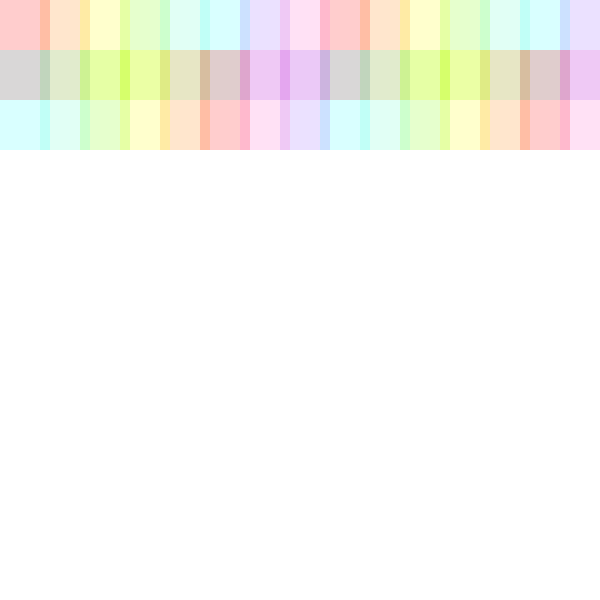
Frame 1 (no input)
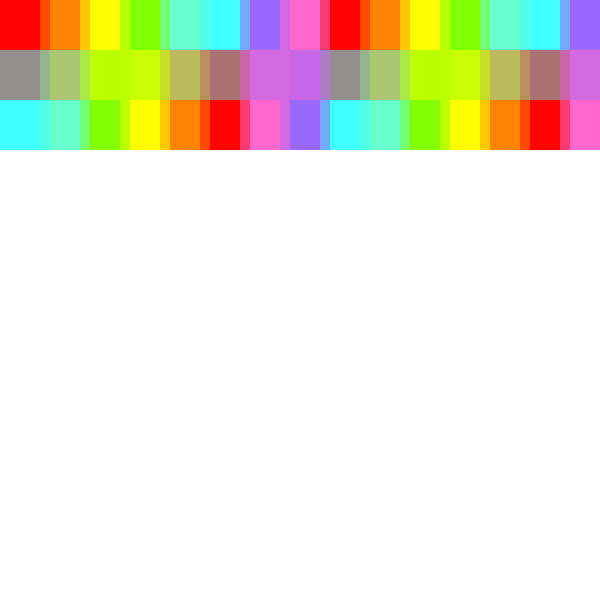
Frame 60 (the mouse pressed at the canvas centre just before this capture)
Frame 120 (the mouse held since frame 60 and released just before this capture): identical to frame 60, image omitted

The Processing sketch that drew these frames (run headless with seeded random() and noise(); from frame 60 on, the mouse is pressed at the canvas centre):

// Processing sketch: processing_71970
// ── processing_71970.pde

void setup () {
  size (600,600);
background(255,255,255);
}
void draw() {
  noStroke ();
  //odd lines
    //red
    fill (255,0,0,50);
    rect(0,0,50,100);
  
    fill (255,0,0,50);
    rect(320,0,50,100);
  
    //orange
    fill (255,128,0,50);
    rect(40,0,50,100);
  
    fill (255,128,0,50);
    rect(360,0,50,100);
  
    //yellow
    fill (255,255,0,50);
    rect(80,0,50,100);
  
    fill (255,255,0,50);
    rect(400,0,50,100);
  
    //green
    fill (128,255,0,50);
    rect(120,0,50,100);
  
    fill (128,255,0,50);
    rect(440,0,50,100);
  
    //turq
    fill (102,255,204,50);
    rect(160,0,50,100);
  
    fill (102,255,204,50);
    rect(480,0,50,100);
  
    //blue
    fill (61,255,255,50);
    rect(200,0,50,100);
  
    fill (61,255,255,50);
    rect(520,0,50,100);
  
    //purple
    fill (153,102,255,50);
    rect(240,0,50,100);
  
    fill (153,102,255,50);
    rect(560,0,50,100);
  
    //pink
    fill (255,102,204,50);
    rect(280,0,50,100);
    
    
  //even lines
   //red
    fill (255,0,0,50);
    rect(520,50,50,100);
    
    fill (255,0,0,50);
    rect(200,50,50,100);
  
    //orange
    fill (255,128,0,50);
    rect(480,50,50,100);
    
    fill (255,128,0,50);
    rect(160,50,50,100);
  
    //yellow
    fill (255,255,0,50);
    rect(440,50,50,100);
    
    fill (255,255,0,50);
    rect(120,50,50,100);
  
    //green
    fill (128,255,0,50);
    rect(400,50,50,100);
  
    fill (128,255,0,50);
    rect(80,50,50,100);
  
    //turq
    fill (102,255,204,50);
    rect(360,50,50,100);
    
    fill (102,255,204,50);
    rect(40,50,50,100);
  
    //blue
    fill (61,255,255,50);
    rect(320,50,50,100);
    
    fill (61,255,255,50);
    rect(0,50,50,100);
  
    //purple
    fill (153,102,255,50);
    rect(280,50,50,100);
  
    //pink
    fill (255,102,204,50);
    rect(560,50,50,100);  
    
    fill (255,102,204,50);
    rect(240,50,50,100);  
 

  

}
